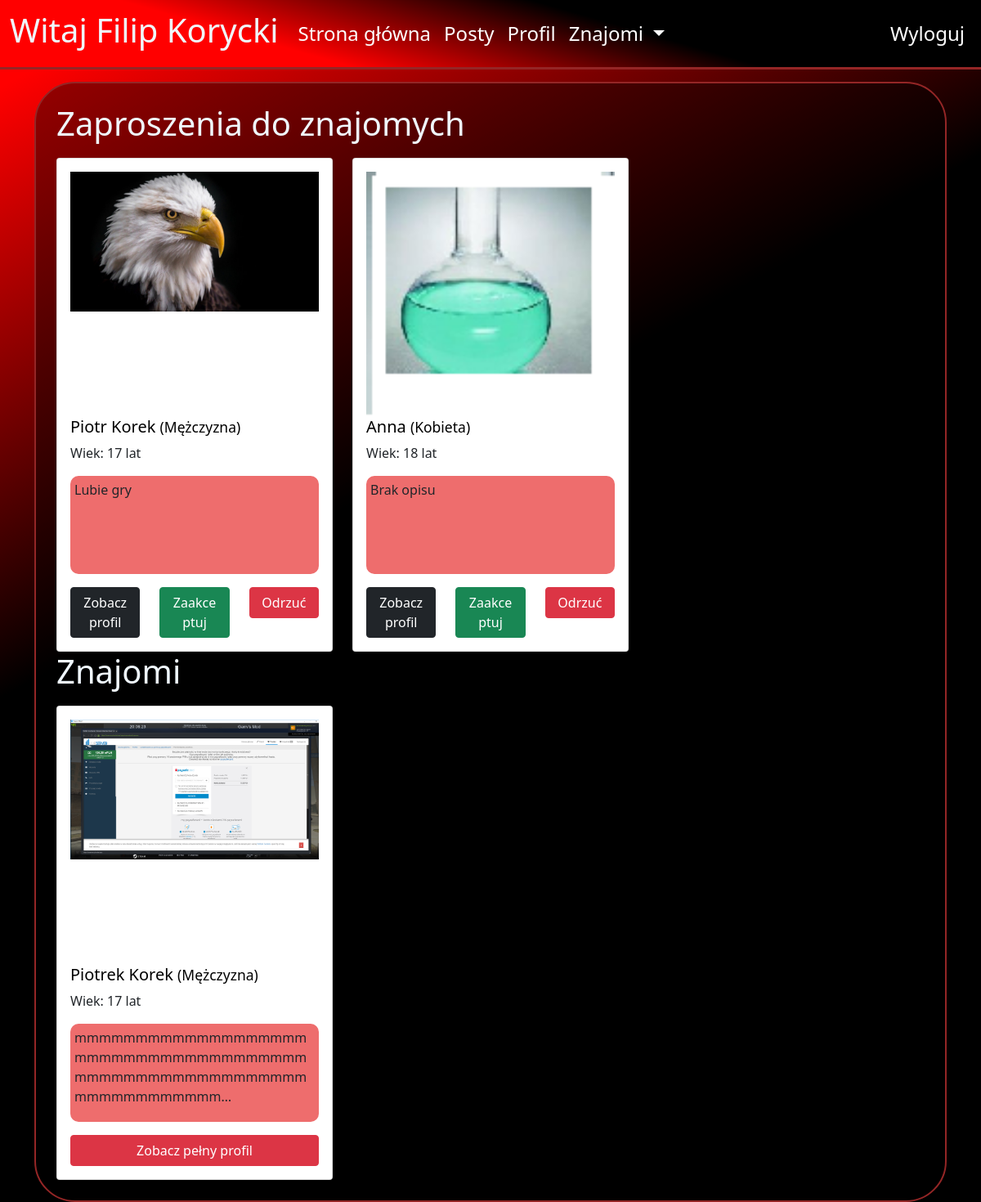
Page /profile/friend_list/5 (signed in) on the earlier database version.
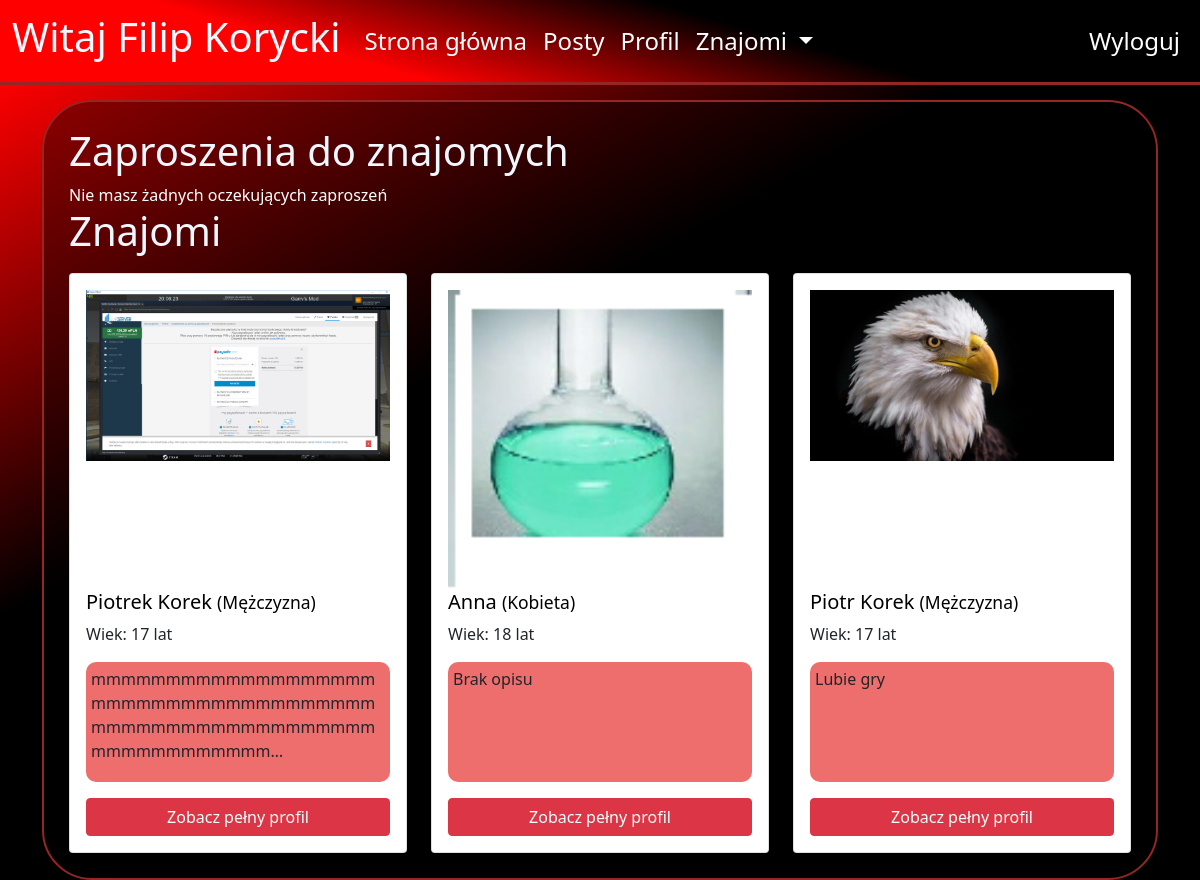
Same page on the later database version.
### blog/models.py (models this page shows, shortened)
class Profile(models.Model):
    user = models.OneToOneField(User, null=True, on_delete=models.CASCADE)
    birth_date = models.DateField(blank=True,null=True)
    description = models.TextField(blank=True,null=True)
    first_name = models.CharField(blank=True, null=True, max_length=40)
    last_name = models.CharField(blank=True, null=True, max_length=40)
    country = models.CharField(blank=True, null=True, max_length=40)
    city = models.CharField(blank=True, null=True, max_length=40)
    height = models.DecimalField(blank=True,null=True, decimal_places=0, max_digits=120)
    weight = models.DecimalField(blank=True,null=True, decimal_places=0, max_digits=120)
    gender = models.CharField(blank=True,null=True, max_length=222)
    friends = models.ManyToManyField('self', blank=True)
    images = models.ManyToManyField("ProfileImage", related_name='+',blank=True)
    chats = models.ManyToManyField("ChatBox", related_name='+',blank=True)
    posts = models.ManyToManyField("Post", related_name='+',blank=True)
    def get_age(self):
        import datetime
        age = int((datetime.date.today() - self.birth_date).days/365.25)
        return age
    def get_name(self):
        if self.first_name and self.last_name:
            return str(str(self.first_name)+" "+str(self.last_name)) #+" ("+str(self.user.username)+")"
        elif self.first_name:
            return self.first_name
        else:
            return self.user.username

class FriendInvitation(models.Model):
    profile_from = models.ForeignKey(Profile, related_name='+', null=True,on_delete=models.CASCADE)
    profile_to = models.ForeignKey(Profile,related_name='+' , null=True, on_delete=models.CASCADE)
    displayed = models.BooleanField(default=False)
    date = models.DateField(auto_now_add=True)

### blog/views.py (the view)
# urls.py: path("profile/friend_list/<int:pk>", views.FriendListView.as_view(), name="friend_list"),
class FriendListView(View):
    def get(self, request, pk):
        profile = get_object_or_404(Profile, pk=pk)
        if not profile == request.user.profile:
            return redirect('auth_error')
        friend_requests = FriendInvitation.objects.all().filter(profile_to=profile)
        for friend_request in friend_requests:
            friend_request.displayed = True
        friends_id = []
        for friend in profile.friends.all():
            friends_id.append(friend.id)
        context={
            'profile':profile,
            'friend_requests':friend_requests,
            'friends_id':friends_id,
        }
        return render(request, 'blog/friends_list.html', context)

### blog/templates/blog/friends_list.html (shortened to what this page needs)
{% extends "blog/base.html"%}
{% load static %}
{%block content%}
<div class="container background_v1" >
<h1>Zaproszenia do znajomych</h1>
<div class="row">
{%for request in friend_requests%}
    {%if not user.profile.id in friends_id%}
    <div class="col-sm-12 col-md-4">
                <div class="card main_page_card" style="margin-top: 10px;">
                    <div class="card-body">
                    {% if request.profile_from.images%}
                    <div style="width: 100%; position:relative;">
                        {%for image in request.profile_from.images.all %}
                            {% if forloop.last %}
                                <div class="fake_box"> </div>
                                <br />
                            {%endif%}
                        {%empty%}
                            <img src="{% static 'user.png' %}" class="profile_image">
                            <div class="fake_box"> </div>
                            <br />
                        {%endfor%}
                    </div>
                    {%endif%}
                    <h5 class="card-title">
                    {{request.profile_from.get_name}}
                    {% if not request.profile_from.gender == None%}
                    <small>({{request.profile_from.gender}})</small>
                    {%endif%}
                    </h5>
                    <p class="card-text">Wiek: {{request.profile_from.get_age}} lat</p>
                    <p class="card-text main_page_desc" >
                    {% if request.profile_from.description %}
                        {{request.profile_from.description|truncatechars:70}}
                        {% else %}
                        Brak opisu
                    {%  endif   %}
                    </p>
                    <div class="row">
                        <div class="col-sm-12 col-md-4">
                            <a style="width:100%;" href="{%url 'profile' request.profile_from.id%}" class="btn btn-dark">Zobacz profil</a>
                        </div>
                        <div class="col-sm-12 col-md-4">
                            <form action="{% url 'akcept_firend_request' request.id profile.id %}" method="POST">
                                <button style="width:100%;" type="submit" class="btn btn-success" >Zaakceptuj </button>
                            </form>
                        </div>
                        <div class="col-sm-12 col-md-4">
                            <form action="{% url 'reject_firend_request' request.id profile.id %}" method="POST">
                                <button style="width:100%;" type="submit" class="btn btn-danger" >Odrzuć</button>
                            </form>
                        </div>
                    </div>
                    </div>
                </div>
            </div>
    {%endif%}
{% empty %}
<span style="color:white;">
    Nie masz żadnych oczekujących zaproszeń
</span>
{%endfor%}
</div>
<h1>Znajomi</h1>
<div class="row">
    {%for profile in profile.friends.all%}
    <div class="col-sm-12 col-md-4">
                <div class="card main_page_card" style="margin-top: 10px;">
                    <div class="card-body">
                    {% if profile.images%}
                    <div style="width: 100%; position:relative;">
                        {%for image in profile.images.all %}
                            {% if forloop.last %}
                                <div class="fake_box"> </div>
                                <br />
                            {%endif%}
                        {%empty%}
                            <img src="{% static 'user.png' %}" class="profile_image">
                            <div class="fake_box"> </div>
                            <br />
                        {%endfor%}
                    </div>
                    {%endif%}
                    <h5 class="card-title">
                    {{profile.get_name}}
                    {% if not profile.gender == None%}
                    <small>({{profile.gender}})</small>
                    {%endif%}
                    </h5>
                    <p class="card-text">Wiek: {{profile.get_age}} lat</p>
                    <p class="card-text main_page_desc" >
                    {% if profile.description %}
                        {{profile.description|truncatechars:70}}
                        {% else %}
                        Brak opisu
                    {%  endif   %}
                    </p>
                    <a href="{%url 'profile' profile.id%}" class="btn btn-danger">Zobacz pełny profil</a>
                    </div>
                </div>
            </div>
    {% empty %}
        <span style="color:white;">
            Nie masz jeszcze żadnych dodanych znajomych
        </span>
    {%endfor%}
</div>
</div>
{% endblock %}

### blog/templates/blog/base.html (shortened to what this page needs)
{% load static %}
<!doctype html>
<html lang="en">
  <head>
    <link href="https://cdn.jsdelivr.net/npm/bootstrap@5.0.0-beta1/dist/css/bootstrap.min.css" rel="stylesheet">
    <link rel ="stylesheet" href="{% static 'style.css' %}">
  </head>
  <body>
    <nav class="navbar navbar-expand-lg navbar-dark bg-light">
  <div class="container-fluid">
    <a class="navbar-brand" href="#"><h1>Witaj {{user.profile.get_name}}</h1></a>
    <div class="collapse navbar-collapse" id="navbarSupportedContent">
      <ul class="navbar-nav me-auto mb-2 mb-lg-0">
        {% if user.is_authenticated%}
        <li class="nav-item ">
          <a class="nav-link" href="{% url 'mainpage' %}">Strona główna</a>
        </li>
        <li class="nav-item ">
          <a class="nav-link" href="{% url 'posts' %}">Posty</a>
        </li>
        <li class="nav-item ">
          <a class="nav-link" href="{% url 'profile' user.profile.id %}">Profil</a>
        </li>
        <li class="nav-item dropdown">
          <a class="nav-link dropdown-toggle" href="#" id="navbarDropdown" role="button" data-bs-toggle="dropdown" aria-expanded="false">
            Znajomi
          </a>
        </li>
        {%endif%}
        </ul>
        {% if user.is_authenticated%}
        <ul class="navbar-nav ml-auto mb-2 mb-lg-0" >
          <li class="nav-item">
            <a class="nav-link" href="{% url 'logout' %}">Wyloguj</a>
          </li>
        </ul>
        {%endif%}
    </div>
  </div>
</nav>
    <div class="main_content">
      <div class="container">
    {%block content%}
    {% endblock %}
      </div>
    </div>
  </body>
</html>

### static/style.css (style rules this page uses)
* { box-sizing: border-box; margin:0; padding:0; }
:root { --ramka: rgb(148, 38, 38); }
nav { background: rgb(255,0,0); background: linear-gradient(16deg, rgba(255,0,0,1) 29%, rgba(0,0,0,1) 63%, rgba(0,0,0,1) 100%); border-bottom: var(--ramka) solid 3px; }
body { background-repeat: no-repeat; background-size: cover; background: black; }
.navbar { position: fixed; top:0; z-index: 555; width: 100%; }
h1,h2,h3,h4,h5 { color:aliceblue; }
nav .navbar-nav li a { color: white !important; font-size: 1.5em; }
.main_content { padding-top: 100px; min-height: 800px; background: rgb(255,0,0); background: linear-gradient(151deg, rgba(255,0,0,1) 5%, rgba(0,0,0,1) 40%, rgba(0,0,0,1) 100%); }
.card-title { color:black !important; }
.main_page_card { width: 100%; }
.background_v1 { border: solid 2px var(--ramka); border-radius: 50px; padding: 25px; background-color:rgba(0, 0, 0, 0.4); min-height: 700px; }
.fake_box { width:300px; height: 276px; }
.main_page_desc { background-color: rgb(238, 109, 109)!important; border-radius: 10px; padding:5px; height:120px; }
.btn { width:100%; }

Differences in the rows shown:
removed FriendInvitation: profile_from.get_name "Piotr Korek", profile_from.gender "Mężczyzna", profile_from.get_age "17", profile_from.description "Lubie gry"
removed FriendInvitation: profile_from.get_name "Anna", profile_from.gender "Kobieta", profile_from.get_age "18", shows "Brak opisu"
now on this page (row unchanged): Profile: get_name "Anna", gender "Kobieta", get_age "18", description "Brak opisu"
now on this page (row unchanged): Profile: get_name "Piotr Korek", gender "Mężczyzna", get_age "17", description "Lubie gry"
Other differences:
text now shown: "Nie masz żadnych oczekujących zaproszeń"
